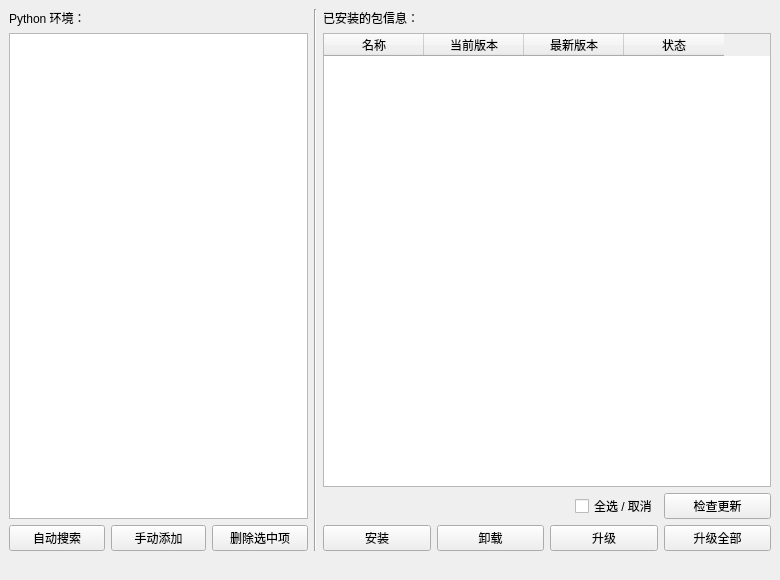
<?xml version="1.0" encoding="UTF-8"?>
<ui version="4.0">
 <class>pkgmgr</class>
 <widget class="QMainWindow" name="pkgmgr">
  <property name="windowModality">
   <enum>Qt::ApplicationModal</enum>
  </property>
  <property name="geometry">
   <rect>
    <x>0</x>
    <y>0</y>
    <width>780</width>
    <height>580</height>
   </rect>
  </property>
  <property name="font">
   <font>
    <family>Microsoft YaHei UI</family>
   </font>
  </property>
  <property name="windowTitle">
   <string>包管理器</string>
  </property>
  <widget class="QWidget" name="centralwidget">
   <layout class="QVBoxLayout" name="verticalLayout_4">
    <item>
     <layout class="QVBoxLayout" name="verticalLayout_3">
      <item>
       <layout class="QHBoxLayout" name="horizontalLayout_4" stretch="2,0,3">
        <item>
         <layout class="QVBoxLayout" name="verticalLayout_2">
          <item>
           <widget class="QLabel" name="lb_python_dir">
            <property name="toolTip">
             <string>显示当前搜索到的/用户添加的 Python 目录路径。</string>
            </property>
            <property name="text">
             <string>Python 环境：</string>
            </property>
           </widget>
          </item>
          <item>
           <widget class="QListWidget" name="lw_env_list">
            <property name="contextMenuPolicy">
             <enum>Qt::NoContextMenu</enum>
            </property>
            <property name="toolTip">
             <string>显示当前搜索到的/用户添加的 Python 目录路径。</string>
            </property>
            <property name="editTriggers">
             <set>QAbstractItemView::NoEditTriggers</set>
            </property>
           </widget>
          </item>
          <item>
           <layout class="QHBoxLayout" name="horizontalLayout">
            <item>
             <widget class="QPushButton" name="btn_autosearch">
              <property name="toolTip">
               <string>自动搜索常用安装位置中的 Python 目录并将路径添加到 Python 环境列表保存。</string>
              </property>
              <property name="text">
               <string>自动搜索</string>
              </property>
             </widget>
            </item>
            <item>
             <widget class="QPushButton" name="btn_addmanully">
              <property name="toolTip">
               <string>手动将 Python 目录路径添加到本 Python 环境列表以便下次使用。</string>
              </property>
              <property name="text">
               <string>手动添加</string>
              </property>
             </widget>
            </item>
            <item>
             <widget class="QPushButton" name="btn_delselected">
              <property name="toolTip">
               <string>将本 Python 环境列表中的选中项移除(仅从本 Python 环境列表中移除，不会删除本机 Python 目录)。</string>
              </property>
              <property name="text">
               <string>删除选中项</string>
              </property>
             </widget>
            </item>
           </layout>
          </item>
         </layout>
        </item>
        <item>
         <widget class="Line" name="line">
          <property name="orientation">
           <enum>Qt::Vertical</enum>
          </property>
         </widget>
        </item>
        <item>
         <layout class="QVBoxLayout" name="verticalLayout">
          <item>
           <widget class="QLabel" name="lb_installed_pkgs_info">
            <property name="toolTip">
             <string>选中的 Python 环境中已安装的包名、当前版本、最新版本、安装状态信息。</string>
            </property>
            <property name="text">
             <string>已安装的包信息：</string>
            </property>
           </widget>
          </item>
          <item>
           <widget class="QTableWidget" name="tw_installed_info">
            <property name="palette">
             <palette>
              <active>
               <colorrole role="Highlight">
                <brush brushstyle="SolidPattern">
                 <color alpha="255">
                  <red>0</red>
                  <green>170</green>
                  <blue>255</blue>
                 </color>
                </brush>
               </colorrole>
               <colorrole role="HighlightedText">
                <brush brushstyle="SolidPattern">
                 <color alpha="255">
                  <red>47</red>
                  <green>47</green>
                  <blue>47</blue>
                 </color>
                </brush>
               </colorrole>
              </active>
              <inactive>
               <colorrole role="Highlight">
                <brush brushstyle="SolidPattern">
                 <color alpha="255">
                  <red>0</red>
                  <green>170</green>
                  <blue>255</blue>
                 </color>
                </brush>
               </colorrole>
               <colorrole role="HighlightedText">
                <brush brushstyle="SolidPattern">
                 <color alpha="255">
                  <red>0</red>
                  <green>0</green>
                  <blue>0</blue>
                 </color>
                </brush>
               </colorrole>
              </inactive>
              <disabled>
               <colorrole role="Highlight">
                <brush brushstyle="SolidPattern">
                 <color alpha="255">
                  <red>190</red>
                  <green>190</green>
                  <blue>190</blue>
                 </color>
                </brush>
               </colorrole>
               <colorrole role="HighlightedText">
                <brush brushstyle="SolidPattern">
                 <color alpha="255">
                  <red>255</red>
                  <green>255</green>
                  <blue>255</blue>
                 </color>
                </brush>
               </colorrole>
              </disabled>
             </palette>
            </property>
            <property name="contextMenuPolicy">
             <enum>Qt::NoContextMenu</enum>
            </property>
            <property name="editTriggers">
             <set>QAbstractItemView::NoEditTriggers</set>
            </property>
            <property name="selectionMode">
             <enum>QAbstractItemView::ExtendedSelection</enum>
            </property>
            <property name="selectionBehavior">
             <enum>QAbstractItemView::SelectRows</enum>
            </property>
            <property name="cornerButtonEnabled">
             <bool>false</bool>
            </property>
            <property name="columnCount">
             <number>4</number>
            </property>
            <attribute name="horizontalHeaderHighlightSections">
             <bool>false</bool>
            </attribute>
            <attribute name="verticalHeaderHighlightSections">
             <bool>false</bool>
            </attribute>
            <column>
             <property name="text">
              <string>名称</string>
             </property>
            </column>
            <column>
             <property name="text">
              <string>当前版本</string>
             </property>
            </column>
            <column>
             <property name="text">
              <string>最新版本</string>
             </property>
            </column>
            <column>
             <property name="text">
              <string>状态</string>
             </property>
            </column>
           </widget>
          </item>
          <item>
           <layout class="QGridLayout" name="glo_table_btns">
            <item row="0" column="3">
             <widget class="QPushButton" name="btn_check_for_updates">
              <property name="toolTip">
               <string>检查选中的 Python 环境中的所有模块的最新版本，有新版本则在&quot;最新版本&quot;列中显示版本号。</string>
              </property>
              <property name="text">
               <string>检查更新</string>
              </property>
             </widget>
            </item>
            <item row="1" column="0">
             <widget class="QPushButton" name="btn_install_package">
              <property name="toolTip">
               <string>将输入的包名安装到选中的 Python 环境中。
多个包名请用空格隔开，支持输入与 pip 命令 install 选项相同的参数。</string>
              </property>
              <property name="text">
               <string>安装</string>
              </property>
             </widget>
            </item>
            <item row="1" column="1">
             <widget class="QPushButton" name="btn_uninstall_package">
              <property name="toolTip">
               <string>将表格中选中的包卸载(仅从选中的 Python 环境中卸载)。
注意，卸载时表格中的条目支持多选。</string>
              </property>
              <property name="text">
               <string>卸载</string>
              </property>
             </widget>
            </item>
            <item row="1" column="2">
             <widget class="QPushButton" name="btn_upgrade_package">
              <property name="toolTip">
               <string>升级表格中被选中的包。
注意，被选中的包如果没有新版本则不升级，支持多选。</string>
              </property>
              <property name="text">
               <string>升级</string>
              </property>
             </widget>
            </item>
            <item row="1" column="3">
             <widget class="QPushButton" name="btn_upgrade_all">
              <property name="toolTip">
               <string>升级表格中列出的所有显示有新版本的包。
使用此功能前请先点击&quot;检查更新&quot;按钮以检查是否有新版本，再点击此按钮升级。</string>
              </property>
              <property name="text">
               <string>升级全部</string>
              </property>
             </widget>
            </item>
            <item row="0" column="2">
             <layout class="QHBoxLayout" name="horizontalLayout_2">
              <item>
               <widget class="QLabel" name="label_2">
                <property name="text">
                 <string/>
                </property>
               </widget>
              </item>
              <item>
               <widget class="QCheckBox" name="cb_check_uncheck_all">
                <property name="text">
                 <string>全选 / 取消</string>
                </property>
               </widget>
              </item>
             </layout>
            </item>
            <item row="0" column="0" colspan="2">
             <widget class="QLabel" name="lb_num_selected_items">
              <property name="font">
               <font>
                <family>Microsoft YaHei UI</family>
                <pointsize>8</pointsize>
               </font>
              </property>
             </widget>
            </item>
           </layout>
          </item>
         </layout>
        </item>
       </layout>
      </item>
      <item>
       <layout class="QHBoxLayout" name="horizontalLayout_3" stretch="9,0">
        <item>
         <widget class="QLabel" name="lb_loading_gif">
          <property name="alignment">
           <set>Qt::AlignRight|Qt::AlignTrailing|Qt::AlignVCenter</set>
          </property>
         </widget>
        </item>
        <item>
         <widget class="QLabel" name="lb_loading_tip">
          <property name="alignment">
           <set>Qt::AlignRight|Qt::AlignTrailing|Qt::AlignVCenter</set>
          </property>
         </widget>
        </item>
       </layout>
      </item>
     </layout>
    </item>
   </layout>
  </widget>
 </widget>
 <resources/>
 <connections/>
</ui>
